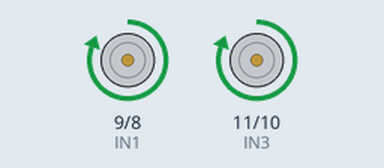
This sketch was run on a simulated Arduino Uno, built with avr-gcc and run on an emulated ATmega328P. Parts: motor-driver pin pairs drawn as motors (green arrow = first pin HIGH = forward, orange = second pin HIGH = backward, longer = more drive).

Above: at 0.1 s.
At 30.1 s:
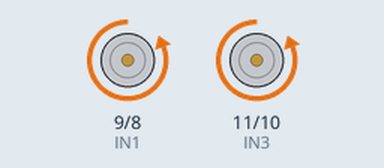
At 90.1 s:
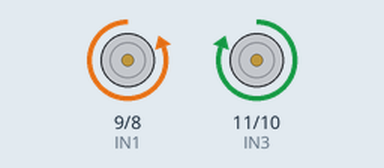
At 129.1 s:
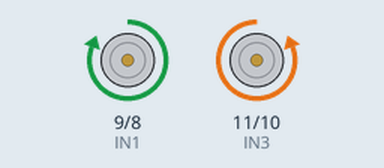
Timing chart, 0 to 130.0 s (numbered marks = the images above):
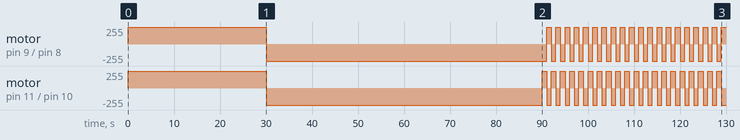

The sketch:

dc_motor_control_l293d1.ino
```cpp
// Motor control pins for the right side motors
const int IN1 = 9;
const int IN2 = 8;

// Motor control pins for the left side motors
const int IN3 = 11;
const int IN4 = 10;


void setup() {

  // Configure motor control pins as outputs
  pinMode(IN1, OUTPUT);
  pinMode(IN2, OUTPUT);
  pinMode(IN3, OUTPUT);
  pinMode(IN4, OUTPUT);

}


void loop() {

  // 1. Move forward for 30 seconds
  digitalWrite(IN1, HIGH);
  digitalWrite(IN2, LOW);
  digitalWrite(IN3, HIGH);
  digitalWrite(IN4, LOW);

  delay(30000); // Wait for 30 seconds


  // 2. Move backward for 60 seconds
  digitalWrite(IN1, LOW);
  digitalWrite(IN2, HIGH);
  digitalWrite(IN3, LOW);
  digitalWrite(IN4, HIGH);

  delay(60000); // Wait for 60 seconds


  // 3. Turn right and left alternately for 60 seconds
  // Each direction lasts for 1 second and repeats 30 times

  for (int i = 0; i < 30; i++) {


    // Turn right
    // Right motors move backward while left motors move forward
    digitalWrite(IN1, LOW);
    digitalWrite(IN2, HIGH);
    digitalWrite(IN3, HIGH);
    digitalWrite(IN4, LOW);

    delay(1000); // Wait for 1 second


    // Turn left
    // Right motors move forward while left motors move backward
    digitalWrite(IN1, HIGH);
    digitalWrite(IN2, LOW);
    digitalWrite(IN3, LOW);
    digitalWrite(IN4, HIGH);

    delay(1000); // Wait for 1 second

  }


  // Stop all motors after completing the movement sequence
  digitalWrite(IN1, LOW);
  digitalWrite(IN2, LOW);
  digitalWrite(IN3, LOW);
  digitalWrite(IN4, LOW);


  // Stop the program to prevent repeating the sequence
  while (true);

}
```

Measured:
- by itself, motor on pin 9 (IN1) / pin 8 (IN2): goes forward 255/255 30.0 s, backward 255/255 61.0 s, 19 × (forward 255/255 1.0 s, backward 255/255 1.0 s), then forward 255/255
- by itself, motor on pin 11 (IN3) / pin 10 (IN4): goes forward 255/255 30.0 s, backward 255/255 60.0 s, 19 × (forward 255/255 1.0 s, backward 255/255 1.0 s), forward 255/255 1.0 s, then backward 255/255
